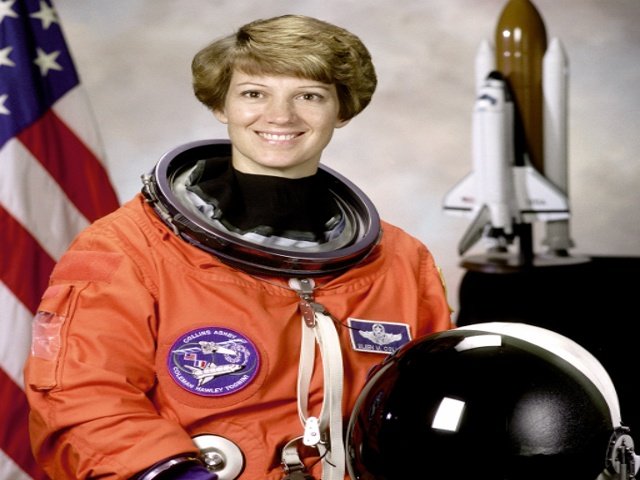
#> input picture testdata/fixtures-faces/one_face.jpg, 640 x 480 px
$ python -i make_synthetic_gaze.py   (imports and definitions only)
#> lines starting #> are read from the running program, lines starting #| are printed output that depends on the picture
# #17: SYNTHETIC gaze and closed-eye fixtures. They are the public-domain face photo with the eyes edited. NOT real people.
# Run with the tools-local venv (needs the landmark ONNX): python eval/rig/make_synthetic_gaze.py <models-dir> <out-dir>
# Convention: look_left = the person's own left = the iris moves toward the RIGHT of the camera image (+x).
import sys, numpy as np, onnxruntime as ort
from PIL import Image, ImageDraw, ImageFilter
models, out = sys.argv[1], sys.argv[2]
# [1 line that did not run here, left out]
FACE = (223, 59, 114, 104)  # face box of one_face.jpg from the YuNet detector
EYE_L = [362, 385, 387, 263, 373, 380]; EYE_R = [33, 160, 158, 133, 153, 144]
def landmarks(img):
    x, y, w, h = FACE; side = max(w, h) * 1.5; cx, cy = x + w / 2, y + h / 2; x0, y0 = cx - side / 2, cy - side / 2
    crop = img.crop((int(x0), int(y0), int(x0 + side), int(y0 + side))).resize((256, 256), Image.BILINEAR)
    a = np.asarray(crop.convert("RGB")).astype(np.float32) / 255
    o = S.run(None, {S.get_inputs()[0].name: a[None]})[0].reshape(-1, 3)
    return np.stack([x0 + o[:, 0] * side / 256, y0 + o[:, 1] * side / 256], 1)
# [1 line not run here, left out]
# [1 line that did not run here, left out]
# [1 line that did not run here, left out]
def closed():
    im = base.copy(); d = ImageDraw.Draw(im)
    for e in (EYE_L, EYE_R):
        xs = [p[i][0] for i in e]; ys = [p[i][1] for i in e]
        cx, cy = np.mean(xs), np.mean(ys); w = (max(xs) - min(xs)) / 2 + 2; h = (max(ys) - min(ys)) / 2 + 2
        d.ellipse((cx - w, cy - h, cx + w, cy + h), fill=skin); d.line((cx - w, cy, cx + w, cy), fill=(60, 40, 35), width=2)
    return im.filter(ImageFilter.GaussianBlur(0.6))
def gaze(dx, dy):
    im = base.copy(); d = ImageDraw.Draw(im)
    for rng, e in ((range(468, 473), EYE_R), (range(473, 478), EYE_L)):
        c = p[list(rng)].mean(0); r = max(np.linalg.norm(p[list(rng)[1]] - c), 3.5); ew = abs(p[e[3]][0] - p[e[0]][0])
        d.ellipse((c[0] - r * 1.5, c[1] - r * 1.5, c[0] + r * 1.5, c[1] + r * 1.5), fill=(225, 215, 210))
        nx, ny = c[0] + dx * ew * 0.28, c[1] + dy * ew * 0.28
        d.ellipse((nx - r, ny - r, nx + r, ny + r), fill=(45, 30, 25))
    return im.filter(ImageFilter.GaussianBlur(0.5))
# [5 lines not run here, left out]

>>> from PIL import Image
>>> picture = Image.open('../../testdata/fixtures-faces/one_face.jpg')
#> picture is the input picture: PIL image 640x480 RGB; mean R, G, B 141.6, 105.8, 96.5
>>> result = landmarks(picture)
#> in landmarks, `crop = img.crop((int(x0), int(y0), int(x0 + side), int(y0 + side))).re..`:
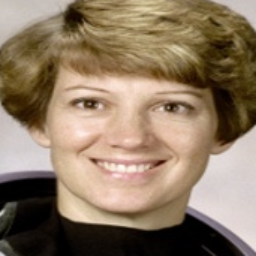
#> crop: PIL image 256x256 RGB; mean R, G, B 141.2, 121.3, 99.4
#> (the run stopped early here; a loop or call above may not have finished)
